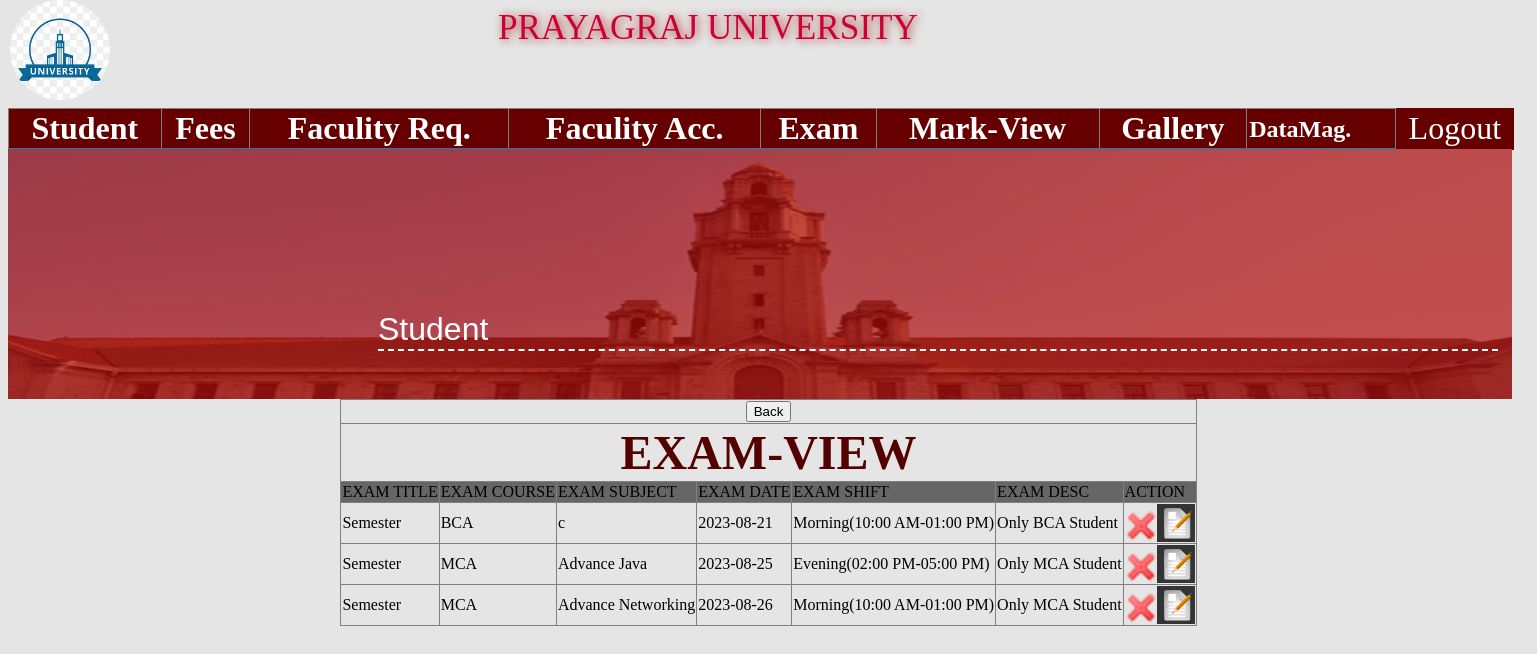
Screenshot of /_admin/exam_view.php with the database file from the repository.
### tables this page shows
CREATE TABLE IF NOT EXISTS `exams` (
  `exam_id` int(255) NOT NULL auto_increment,
  `exam_title` varchar(255) NOT NULL,
  `exam_course` varchar(255) NOT NULL,
  `exam_subject` varchar(255) NOT NULL,
  `exam_date` varchar(255) NOT NULL,
  `exam_shift` varchar(255) NOT NULL,
  `exam_desc` varchar(255) NOT NULL,
  PRIMARY KEY  (`exam_id`)
);

CREATE TABLE IF NOT EXISTS `examcourse` (
  `ecourse_id` int(255) NOT NULL auto_increment,
  `ecourse_name` varchar(255) NOT NULL,
  PRIMARY KEY  (`ecourse_id`)
);

CREATE TABLE IF NOT EXISTS `subject` (
  `subject_id` int(255) NOT NULL auto_increment,
  `subject_name` varchar(255) NOT NULL,
  `subject_course` varchar(255) NOT NULL,
  `subject_total_mark` varchar(255) NOT NULL,
  `subject_practical_mark` varchar(255) NOT NULL,
  PRIMARY KEY  (`subject_id`)
);

### _admin/includes/functions.php (called while the page is built, shortened)
<?php
function get_single_value($table,$col_id,$col_name,$sel){
global $con;
$sql="select $col_name from $table where $col_id='$sel'";
$rs=mysqli_query($con,$sql)or die(mysqli_error($con));
$data=mysqli_fetch_assoc($rs);
return $data[$col_name];
}
?>

### _admin/exam_view.php (the view, shortened to what this page needs)
<?php
include("includes/header.php");
global $con;
$sql="select * from exams where exam_id";
$rs=mysqli_query($con,$sql)or die(mysqli_error($con));
?>
<form action="lib/student.php" id="exam" name="exam" method="post" >
<div style="position:relative;top:60px;">
	<table border="1px solid black" align="center">
		<tr>
			<th colspan="7" id="stu-heading"><input type="button" value="Back" onclick="javascript:history.back();"/></th>
		</tr>
		<tr>
			<th colspan="7" id="stu-heading">EXAM-VIEW</th>
		</tr>
		<tr bgcolor="#666666">
			<td>EXAM TITLE</td>
			<td>EXAM COURSE</td>
			<td>EXAM SUBJECT</td>
			<td>EXAM DATE</td>
			<td>EXAM SHIFT</td>
			<td>EXAM DESC</td>
			<td>ACTION</td>
		</tr>
		<?php
		while($data=mysqli_fetch_assoc($rs)){
		?>
		<tr>
		<td><?=$data[exam_title]?></td>
		<td><?=get_single_value("examcourse","ecourse_id","ecourse_name",$data[exam_course])?></td>
		<td><?=get_single_value("subject","subject_id","subject_name",$data[exam_subject])?></td>
		<td><?=$data[exam_date]?></td>
		<td><?=$data[exam_shift]?></td>
		<td><?=$data[exam_desc]?></td>
		<td><a href="javascript:exam_del(<?=$data[exam_id]?>)"><img src="images/del.ico"></a><a href="exam_add.php?exam_id=<?=$data[exam_id]?>"><img src="images/edit.jpg" width="38px" height="38px"></a></td>
		</tr>
		<?php } ?>
	</table>
	</div>
</form>

### _admin/css/university_css.css (style rules this page uses)
body { background-color:rgba(0,0,0,0.1); }
a { text-decoration:none; color:white; }
#stu-heading { background-color:none; color:#550000; font-size: 3em; }
#exam a { text-decoration:none; }
#exam table { border-collapse:collapse; }

### rows the page displays
exams: exam_title "Semester", exam_course.ecourse_name "BCA", exam_subject.subject_name "c", exam_date "2023-08-21", exam_shift "Morning(10:00 AM-01:00 PM)", exam_desc "Only BCA Student"
exams: exam_title "Semester", exam_course.ecourse_name "MCA", exam_subject.subject_name "Advance Java", exam_date "2023-08-25", exam_shift "Evening(02:00 PM-05:00 PM)", exam_desc "Only MCA Student"
exams: exam_title "Semester", exam_course.ecourse_name "MCA", exam_subject.subject_name "Advance Networking", exam_date "2023-08-26", exam_shift "Morning(10:00 AM-01:00 PM)", exam_desc "Only MCA Student"
